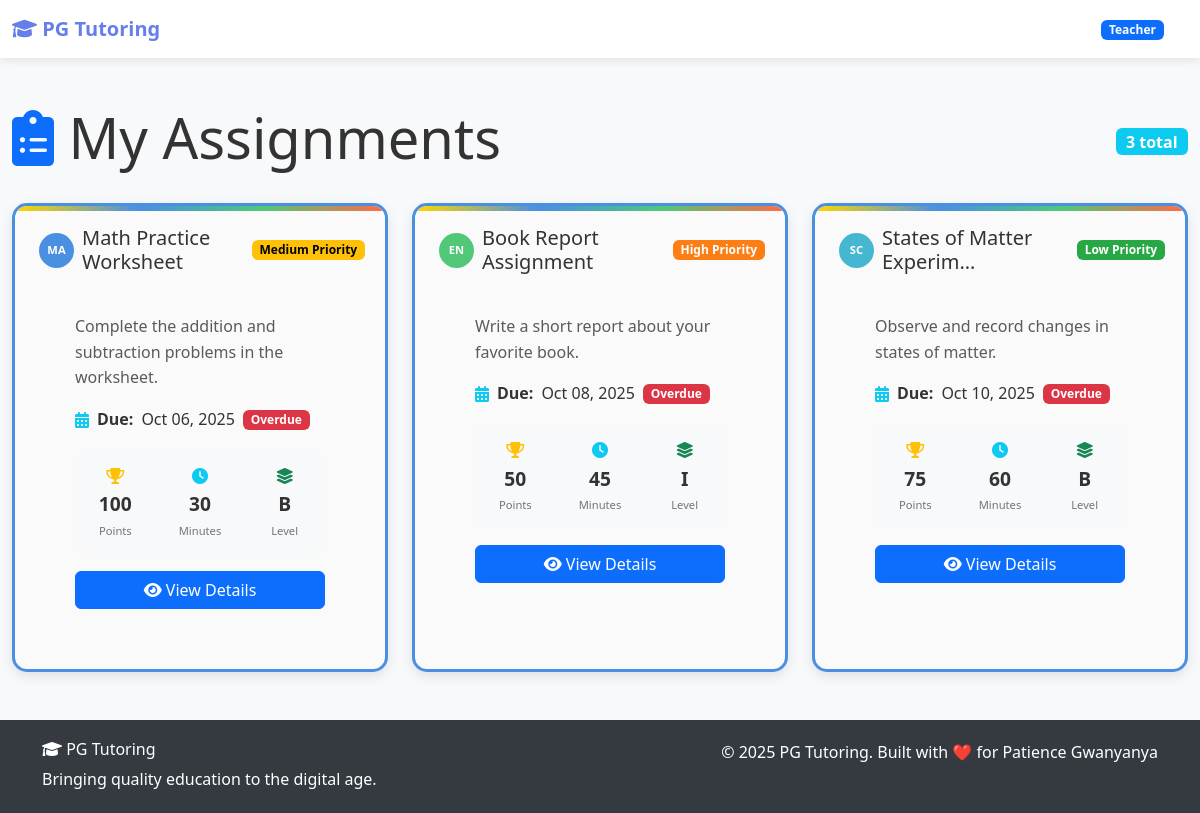
The page /hub/assignments/ (signed in) on the database its author committed.
### users/models.py (models this page shows, shortened)
class CustomUser(AbstractUser):
    USER_TYPES = (
        ("student", "Student"),
        ("parent", "Parent"),
        ("teacher", "Teacher"),
    )
    phone_regex = RegexValidator(
        regex=r"^\+?1?\d{9,15}$",
        message="Phone number must be entered in the format: '+999999999'. Up to 15 digits allowed.",
    )
    user_type = models.CharField(max_length=10, choices=USER_TYPES, default="student")
    phone_number = models.CharField(
        validators=[phone_regex],
        max_length=17,
        blank=True,
        help_text="Enter phone number in format: +1234567890",
    )
    date_of_birth = models.DateField(null=True, blank=True)
    profile_picture = models.ImageField(
        upload_to=profile_picture_path,
        blank=True,
        null=True,
        validators=[
            validate_image_size,
            FileExtensionValidator(allowed_extensions=["jpg", "jpeg", "png", "gif"]),
        ],
        help_text="Upload a profile picture (max 5MB, JPG/PNG/GIF only)",
    )
    grade_level = models.CharField(max_length=20, blank=True)
    parent_email = models.EmailField(blank=True)
    emergency_contact_name = models.CharField(max_length=100, blank=True)
    emergency_contact_phone = models.CharField(
        validators=[phone_regex], max_length=17, blank=True
    )
    is_verified = models.BooleanField(default=False)
    verification_token = models.CharField(max_length=100, blank=True)
    created_at = models.DateTimeField(auto_now_add=True)
    updated_at = models.DateTimeField(auto_now=True)
    class Meta:
        verbose_name = "User"
        verbose_name_plural = "Users"
        indexes = [
            models.Index(fields=["user_type"]),
            models.Index(fields=["is_verified"]),
        ]

### hub/models.py (models this page shows, shortened)
class Assignment(models.Model):
    PRIORITY_LEVELS = (
        ("low", "Low Priority"),
        ("medium", "Medium Priority"),
        ("high", "High Priority"),
        ("urgent", "Urgent"),
    )
    title = models.CharField(max_length=200)
    description = models.TextField()
    material = models.ForeignKey(
        Material, on_delete=models.CASCADE, related_name="assignments"
    )
    assigned_to = models.ManyToManyField(
        settings.AUTH_USER_MODEL,
        related_name="assignments",
        limit_choices_to={"user_type": "student"},
    )
    due_date = models.DateTimeField()
    priority = models.CharField(
        max_length=10, choices=PRIORITY_LEVELS, default="medium"
    )
    max_score = models.PositiveIntegerField(
        default=100, validators=[MinValueValidator(1), MaxValueValidator(1000)]
    )
    instructions = models.TextField(
        blank=True, help_text="Detailed instructions for students"
    )
    submission_format = models.CharField(
        max_length=200,
        blank=True,
        help_text="Expected submission format (e.g., PDF, handwritten, online quiz)",
    )
    created_by = models.ForeignKey(
        settings.AUTH_USER_MODEL,
        on_delete=models.CASCADE,
        related_name="created_assignments",
    )
    created_at = models.DateTimeField(auto_now_add=True)
    updated_at = models.DateTimeField(auto_now=True)
    is_active = models.BooleanField(default=True)
    class Meta:
        ordering = ["due_date", "-created_at"]
        verbose_name = "Assignment"
        verbose_name_plural = "Assignments"
        indexes = [
            models.Index(fields=["due_date", "is_active"]),
            models.Index(fields=["created_by", "created_at"]),
        ]
    @property
    def is_overdue(self):
        from django.utils import timezone
        return self.due_date < timezone.now()

class Material(models.Model):
    MATERIAL_TYPES = (
        ("worksheet", "Worksheet"),
        ("test", "Test"),
        ("assignment", "Assignment"),
        ("reading", "Reading Material"),
        ("video", "Video"),
        ("audio", "Audio"),
        ("presentation", "Presentation"),
        ("game", "Educational Game"),
        ("reference", "Reference Material"),
    )
    DIFFICULTY_LEVELS = (
        ("beginner", "Beginner"),
        ("intermediate", "Intermediate"),
        ("advanced", "Advanced"),
    )
    GRADE_LEVELS = (
        ("k", "Kindergarten"),
        ("1", "Grade 1"),
        ("2", "Grade 2"),
        ("3", "Grade 3"),
        ("4", "Grade 4"),
        ("5", "Grade 5"),
        ("6", "Grade 6"),
        ("7", "Grade 7"),
        ("8", "Grade 8"),
        ("9", "Grade 9"),
        ("10", "Grade 10"),
        ("11", "Grade 11"),
        ("12", "Grade 12"),
        ("university", "University Level"),
    )
    title = models.CharField(max_length=200)
    description = models.TextField()
    material_type = models.CharField(max_length=20, choices=MATERIAL_TYPES)
    subject = models.ForeignKey(
        Subject, on_delete=models.CASCADE, related_name="materials"
    )
    difficulty_level = models.CharField(max_length=20, choices=DIFFICULTY_LEVELS)
    file = models.FileField(
        upload_to=material_upload_path,
        blank=True,
        null=True,
        validators=[
            validate_file_size,
            FileExtensionValidator(
                allowed_extensions=[
                    "pdf",
                    "doc",
                    "docx",
                    "ppt",
                    "pptx",
                    "xls",
                    "xlsx",
                    "jpg",
                    "jpeg",
                    "png",
                    "gif",
                    "svg",
                    "mp4",
                    "avi",
                    "mov",
                    "wmv",
                    "mp3",
                    "wav",
                    "ogg",
                    "zip",
                    "rar",
                    "txt",
                ]
            ),
        ],
        help_text="Upload educational material (max 50MB)",
    )
    external_link = models.URLField(blank=True, help_text="External resource link")
    grade_level = models.CharField(max_length=20, choices=GRADE_LEVELS)
    estimated_time = models.IntegerField(
        validators=[MinValueValidator(1), MaxValueValidator(1440)],
        help_text="Estimated time in minutes (1-1440)",
    )
    tags = models.CharField(
        max_length=500,
        blank=True,
        help_text="Comma-separated tags (e.g., algebra, fractions, beginner)",
    )
    uploaded_by = models.ForeignKey(
        settings.AUTH_USER_MODEL,
        on_delete=models.CASCADE,
        related_name="uploaded_materials",
    )
    created_at = models.DateTimeField(auto_now_add=True)
    updated_at = models.DateTimeField(auto_now=True)
    is_active = models.BooleanField(default=True)
    download_count = models.PositiveIntegerField(default=0, null=True, blank=True)
    class Meta:
        ordering = ["-created_at"]
        verbose_name = "Material"
        verbose_name_plural = "Materials"
        indexes = [
            models.Index(fields=["subject", "grade_level"]),
            models.Index(fields=["material_type", "difficulty_level"]),
            models.Index(fields=["is_active", "created_at"]),
        ]

class Subject(models.Model):
    name = models.CharField(max_length=100, unique=True)
    description = models.TextField(blank=True)
    color_code = models.CharField(
        max_length=7, default="#007bff", help_text="Hex color code (e.g., #FF5733)"
    )
    is_active = models.BooleanField(default=True)
    created_at = models.DateTimeField(auto_now_add=True, null=True, blank=True)
    class Meta:
        ordering = ["name"]
        verbose_name = "Subject"
        verbose_name_plural = "Subjects"

### hub/views.py (the view)
# urls.py: path("assignments/", views.assignments_list, name="assignments_list"),
def assignments_list(request):
    if request.user.is_authenticated and request.user.user_type == "student":
        assignments = Assignment.objects.filter(assigned_to=request.user)
    else:
        assignments = Assignment.objects.all()
    return render(request, "hub/assignments_list.html", {"assignments": assignments})

### templates/hub/assignments_list.html (shortened to what this page needs)
{% extends 'base.html' %}
{% load static %}
{% block content %}
<div class="container-fluid py-4">
    <div class="d-flex justify-content-between align-items-center mb-4">
        <h1 class="page-title">
            <i class="fas fa-clipboard-list text-primary"></i>
            My Assignments
        </h1>
        <div class="d-flex gap-2">
            <span class="badge bg-info fs-6">{{ assignments.count }} total</span>
        </div>
    </div>
    {% if assignments %}
        <div class="row">
            {% for assignment in assignments %}
            <div class="col-md-6 col-lg-4 mb-4">
                <div class="kids-card assignment-card h-100">
                    <div class="card-header d-flex justify-content-between align-items-center">
                        <div class="d-flex align-items-center">
                            <div class="subject-badge me-2" style="background-color: {{ assignment.material.subject.color_code }};">
                                {{ assignment.material.subject.name|slice:":2"|upper }}
                            </div>
                            <h5 class="mb-0">{{ assignment.title|truncatechars:25 }}</h5>
                        </div>
                        <span class="badge badge-{{ assignment.priority }}">
                            {{ assignment.get_priority_display }}
                        </span>
                    </div>
                    <div class="card-body d-flex flex-column">
                        <p class="text-muted mb-3">{{ assignment.description|truncatewords:15 }}</p>
                        <div class="mb-3">
                            <div class="d-flex align-items-center">
                                <i class="fas fa-calendar-alt text-info me-2"></i>
                                <span class="fw-bold">Due:</span>
                                <span class="ms-2">{{ assignment.due_date|date:"M d, Y" }}</span>
                                {% if assignment.is_overdue %}
                                    <span class="badge bg-danger ms-2">Overdue</span>
                                {% else %}
                                    <span class="text-muted ms-2">({{ assignment.days_until_due }} days)</span>
                                {% endif %}
                            </div>
                        </div>
                        <div class="assignment-stats mb-3">
                            <div class="row text-center">
                                <div class="col-4">
                                    <div class="stat-item">
                                        <i class="fas fa-trophy text-warning"></i>
                                        <div class="stat-value">{{ assignment.max_score }}</div>
                                        <div class="stat-label">Points</div>
                                    </div>
                                </div>
                                <div class="col-4">
                                    <div class="stat-item">
                                        <i class="fas fa-clock text-info"></i>
                                        <div class="stat-value">{{ assignment.material.estimated_time|default:"30" }}</div>
                                        <div class="stat-label">Minutes</div>
                                    </div>
                                </div>
                                <div class="col-4">
                                    <div class="stat-item">
                                        <i class="fas fa-layer-group text-success"></i>
                                        <div class="stat-value">{{ assignment.material.get_difficulty_level_display|slice:":1"|upper }}</div>
                                        <div class="stat-label">Level</div>
                                    </div>
                                </div>
                            </div>
                        </div>
                        <div class="mt-auto">
                            <div class="d-grid gap-2">
                                <a href="{% url 'hub:assignment_detail' assignment.id %}" class="btn btn-primary">
                                    <i class="fas fa-eye"></i> View Details
                                </a>
                            </div>
                        </div>
                    </div>
                </div>
            </div>
            {% endfor %}
        </div>
    {% endif %}
</div>
{% endblock %}

### templates/base.html (shortened to what this page needs)
{% load static %}
<!DOCTYPE html>
<html lang="en">
<head>
    <link href="https://cdn.jsdelivr.net/npm/bootstrap@5.3.0/dist/css/bootstrap.min.css" rel="stylesheet">
    <link href="https://cdnjs.cloudflare.com/ajax/libs/font-awesome/6.0.0/css/all.min.css" rel="stylesheet">
    <link href="{% static 'css/main.css' %}" rel="stylesheet">
    <link href="{% static 'css/kids_theme.css' %}" rel="stylesheet">
</head>
<body>
    <nav class="navbar navbar-expand-lg navbar-dark bg-dark fixed-top">
        <div class="container-fluid">
            <a class="navbar-brand" href="{% url 'core:home' %}">
                <i class="fas fa-graduation-cap"></i> PG Tutoring
            </a>
            <div class="collapse navbar-collapse" id="navbarNav">
                <ul class="navbar-nav me-auto">
                    {% if user.is_authenticated %}
                        <li class="nav-item">
                            <a class="nav-link" href="/dashboard/">
                                <i class="fas fa-tachometer-alt"></i> Dashboard
                            </a>
                        </li>
                        <li class="nav-item">
                            <a class="nav-link" href="/hub/">
                                <i class="fas fa-book-open"></i> Learning Hub
                            </a>
                        </li>
                        <li class="nav-item">
                            <a class="nav-link" href="/chat/">
                                <i class="fas fa-comments"></i> Messages
                            </a>
                        </li>
                    {% endif %}
                </ul>
                <ul class="navbar-nav">
                    {% if user.is_authenticated %}
                        <li class="nav-item dropdown">
                            <a class="nav-link dropdown-toggle" href="#" id="navbarDropdown" role="button" data-bs-toggle="dropdown">
                                <i class="fas fa-user-circle"></i> {{ user.first_name|default:user.username }}
                                <span class="badge bg-primary ms-1">{{ user.get_user_type_display }}</span>
                            </a>
                        </li>
                    {% endif %}
                </ul>
            </div>
        </div>
    </nav>
    <div class="main-content">
        {% block content %}{% endblock %}
    </div>
    <footer class="footer mt-auto">
        <div class="container">
            <div class="row">
                <div class="col-md-6">
                    <h6><i class="fas fa-graduation-cap"></i> PG Tutoring</h6>
                    <p class="mb-0">Bringing quality education to the digital age.</p>
                </div>
                <div class="col-md-6 text-md-end">
                    <p class="mb-0">&copy; 2025 PG Tutoring. Built with ❤️ for Patience Gwanyanya</p>
                </div>
            </div>
        </div>
    </footer>
</body>
</html>

### rows shown on the page
CustomUser: user_type "Teacher"
Assignment: material.subject.name "MA", title "Math Practice Worksheet", priority "Medium Priority", description "Complete the addition and subtraction problems in the worksheet.", due_date "Oct 06, 2025", shows "Overdue", max_score "100", material.estimated_time "30", material.difficulty_level "B"
Assignment: material.subject.name "EN", title "Book Report Assignment", priority "High Priority", description "Write a short report about your favorite book.", due_date "Oct 08, 2025", shows "Overdue", max_score "50", material.estimated_time "45", material.difficulty_level "I"
Assignment: material.subject.name "SC", title "States of Matter Experim…", priority "Low Priority", description "Observe and record changes in states of matter.", due_date "Oct 10, 2025", shows "Overdue", max_score "75", material.estimated_time "60", material.difficulty_level "B"

### other values the page prints
{{ assignments.count }} "3"
